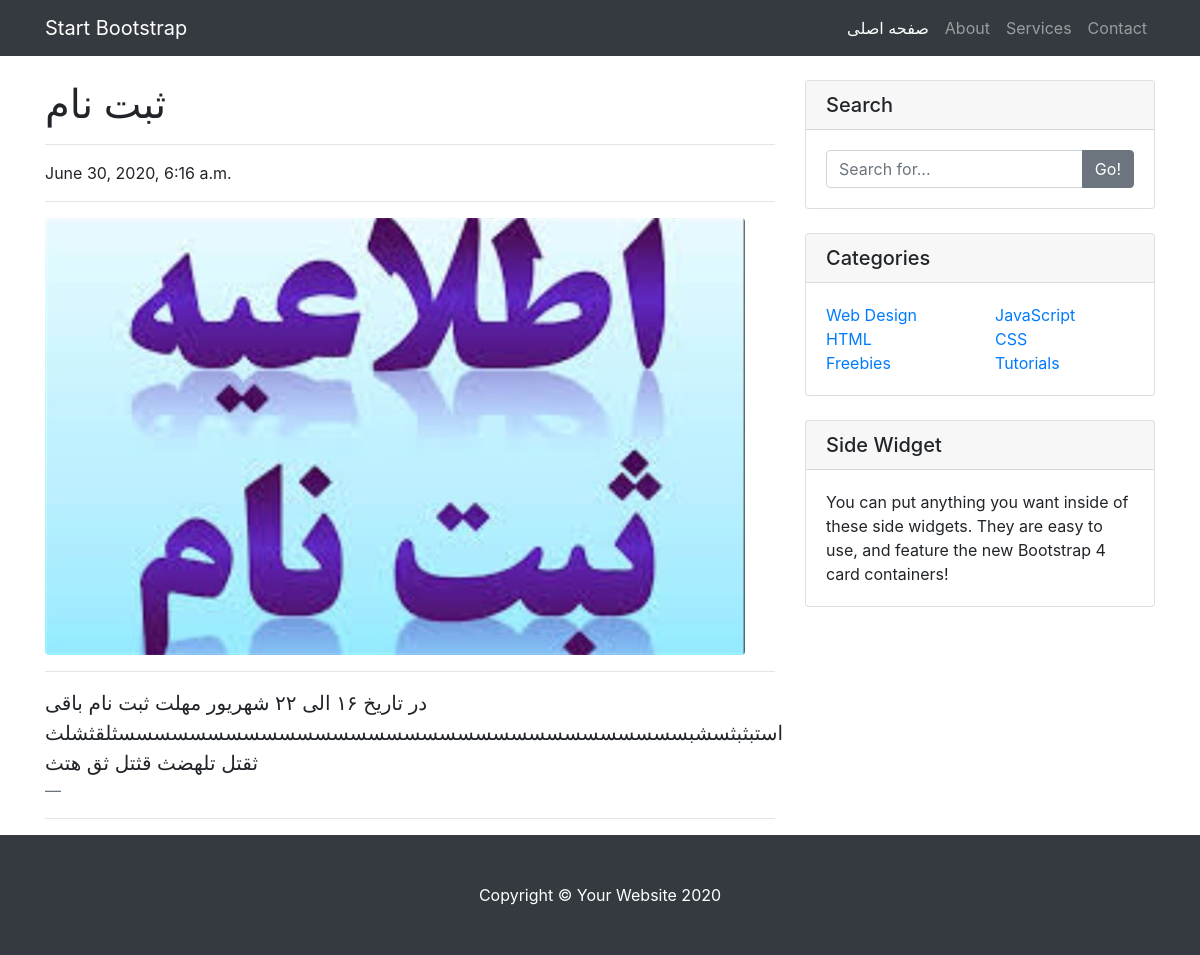
Screenshot of /news/3 with the database file from the repository.
### news/models.py (models this page shows, shortened)
class News(models.Model):
    title = models.CharField(max_length = 300)
    explanation = models.CharField(max_length = 500)
    time = models.DateTimeField(auto_now=True)
    image = models.ImageField(upload_to='news'  , validators=[news_image_size])
    class Meta:
        ordering = ('-time',)

### news/views.py (the view)
# urls.py: path('<int:pk>' , views.this_new , name='this_new')
def this_new(request  , pk = None , template_name = 'news/this_new.html'):
    new = News.objects.get(id = pk)
    serialized_comment_of_this_news = serialize_comments(comments_of_this_new(new))
    data_to_send = {}
    data_to_send['new'] = new
    data_to_send['comments'] = comments_of_this_new(new)
    return render(request , template_name , data_to_send )

### news/views.py (called while the page is built)
def comments_of_this_new(new):
    return Comments.objects.filter(news = new)

### school_home/serializers.py (called while the page is built)
def serialize_comments(comments):
    comments_serialized = Comment_Serializer(comments , many = True )
    return comments_serialized

### news/templates/news/this_new.html (shortened to what this page needs)
{% load static %}
<!DOCTYPE html>
<html lang="en">
<head>
  <link href="{% static 'news/vendor/bootstrap/css/bootstrap.min.css' %}" rel="stylesheet">
  <link href="{% static 'news/css/blog-post.css' %}" rel="stylesheet">
</head>
<body>
  <div class='container'>
  <nav class="navbar navbar-expand-lg navbar-dark bg-dark fixed-top" >
    <div class="container">
      <a class="navbar-brand" href="#">Start Bootstrap</a>
      <div class="collapse navbar-collapse" id="navbarResponsive">
        <ul class="navbar-nav ml-auto">
          <li class="nav-item active">
            <a class="nav-link" href="/../../">صفحه اصلی
            </a>
          </li>
          <li class="nav-item">
            <a class="nav-link" href="#">About</a>
          </li>
          <li class="nav-item">
            <a class="nav-link" href="#">Services</a>
          </li>
          <li class="nav-item">
            <a class="nav-link" href="#">Contact</a>
          </li>
        </ul>
      </div>
    </div>
  </nav>
  </div>
  <div class="container">
    <div class="row">
      <div class="col-lg-8">
        <h1 class="mt-4">{{new.title}}</h1>
        <hr>
        <p> {{new.time}}</p>
        <hr>
        <img class="img-fluid rounded" src={{ new.image.url}} alt="">
        <hr>
        <blockquote class="blockquote">
          <p class="mb-0">{{new.explanation}}</p>
          <footer class="blockquote-footer">
          </footer>
        </blockquote>
        <hr>
      </div>
      <div class="col-md-4">
        <div class="card my-4">
          <h5 class="card-header">Search</h5>
          <div class="card-body">
            <div class="input-group">
              <input type="text" class="form-control" placeholder="Search for...">
              <span class="input-group-append">
                <button class="btn btn-secondary" type="button">Go!</button>
              </span>
            </div>
          </div>
        </div>
        <div class="card my-4">
          <h5 class="card-header">Categories</h5>
          <div class="card-body">
            <div class="row">
              <div class="col-lg-6">
                <ul class="list-unstyled mb-0">
                  <li>
                    <a href="#">Web Design</a>
                  </li>
                  <li>
                    <a href="#">HTML</a>
                  </li>
                  <li>
                    <a href="#">Freebies</a>
                  </li>
                </ul>
              </div>
              <div class="col-lg-6">
                <ul class="list-unstyled mb-0">
                  <li>
                    <a href="#">JavaScript</a>
                  </li>
                  <li>
                    <a href="#">CSS</a>
                  </li>
                  <li>
                    <a href="#">Tutorials</a>
                  </li>
                </ul>
              </div>
            </div>
          </div>
        </div>
        <div class="card my-4">
          <h5 class="card-header">Side Widget</h5>
          <div class="card-body">
            You can put anything you want inside of these side widgets. They are easy to use, and feature the new Bootstrap 4 card containers!
          </div>
        </div>
      </div>
    </div>
  </div>
  <footer class="py-5 bg-dark">
    <div class="container">
      <p class="m-0 text-center text-white">Copyright &copy; Your Website 2020</p>
    </div>
  </footer>
</body>
</html>

### news/static/news/css/blog-post.css (style rules this page uses)
body { padding-top: 56px; }

### rows the page displays
News: title "ثبت نام", time "June 30, 2020, 6:16 a.m.", image (picture), explanation "در تاریخ ۱۶ الی ۲۲ شهریور مهلت ثبت نام باقی استبثبثسشبسسسسسسسسسسسسسسسسسسسسسسسسسسسسسسسسثلقثشلث ثقتل تلهضث قثتل ثق هتث"
